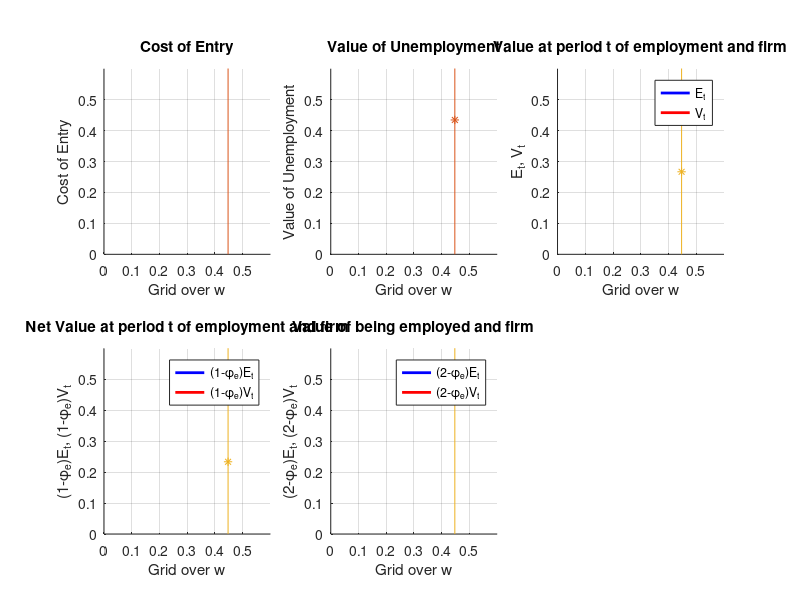

The MATLAB source for this figure:
% clear all
% close all

%Exogenous Parameters
alp            = 0.1;
delt           = 0.1;
b              = 0.02;
r              = 1;
which_COE      = 'L';
switch which_COE
      case{'H'}
            COE            = 0.25;
      case{'right'}
            COE            = 0.12371854952;
      case{'L'}
            COE            = 0.01;
end
phie           = r*alp*(COE + alp)^(-delt);
A              = (1/2*(1+phie)*(COE + alp)^delt - r*alp);
B              = b*(phie + (((1 - phie)*b*(COE + alp)^(-delt))/2) - 2);
Exp_output     = (1/2*(1-phie^2)*(COE + alp)^delt - r*alp*(1-phie));
Max_output     = (COE + alp)^delt - r*alp;
C              = (COE*((2-phie)*Exp_output + B + (2-phie)*phie*b))^(1/2)/(2-phie);

%Grid for w
w              = linspace(0,1,1000000);

%Functions
phi_dw         = phie + w*(COE + alp)^(-delt);
Vt_check       = 1/2*(1 - phi_dw.^2)*(COE + alp)^delt - (1 - phi_dw).*(r*alp + w);
Vt             = (1-phie)*A - ...
      (1/2*(1-phie) + A*(COE + alp)^(-delt)).*w + 1/2*(COE + alp)^(-delt).*w.^2;
if sum(abs(Vt_check - Vt)) > 10^(-9)
      error('Analytical solution for Vt is wrong.')
end
Et             = (1 - (Vt./Exp_output)).*Exp_output;
Et_check       = (1 - phie)*w - 1/2*(COE + alp)^(-delt)*w.^2; 
if sum(abs(Et - Et_check)) > 10^(-9)
      error('Analytical solution of Et is wrong.')
end
E              = (2 - phie)*Et + B;
CE_int         = (2 - phie)*Vt.^2./Exp_output;
U_int          = (2 - phie)*Et.^2./Exp_output;

%Locations
set_loc_int    = find(CE_int - COE < 0,1,'first');

%Analytical wage
w_check_int    = Max_output - (COE + alp)^(delt/2)*2^(0.5)*(COE/(2-phie)*Exp_output)^(0.25);
w_check_b      = Max_output - (COE + alp)^(delt/2)*2^(0.5)*C^(0.5);
if abs(w(set_loc_int) - w_check_int) > 10^(-5)
      warning('Analytical interior solution for wstar is wrong.')
end

%Checks

%P of theta
p_int          = U_int(set_loc_int)/((2-phie)*Et(set_loc_int));
if p_int > 1 || p_int < 0
      display('p(theta) is greater than 1.')
end

%q of theta
q_int          = 1 - p_int;
if q_int > 1 || p_int < 0
      display('p(theta) is greater than 1.')
end

%wstar
w_int          = w(set_loc_int);
if w_int - Max_output > 0
      display('wstar is greater than expected output.')
end

%Cost of Entry
CE_int_check   = (1-U_int(set_loc_int)/((2-phie)*Et(set_loc_int))).*(2-phie)*Vt(set_loc_int);
if abs(CE_int_check - COE) > 10^(-5)
      display('Firm does not reach the cost of entry.')
end

%Value of unemployment
U_int_check    = p_int*Et(set_loc_int)*(2-phie);
if abs(U_int_check - U_int(set_loc_int)) > 10^(-5)
      display('U is not consistent with the equilibrium wage.')
end

%Plots
figure(1)
newPosition = [1 41 1920 963];
newUnits = 'normalized';
set(gcf,'Position', newPosition,'Units', newUnits);
hL.Orientation = 'horizontal';
hL.FontSize = 16;

subplot(2,3,1)
hold on
plot(w,CE_int,'LineWidth',2,'Color','b')
line([w(set_loc_int) w(set_loc_int)],[0 .7])
plot(w,ones(1,length(w))*COE)
grid on
xlabel('Grid over w') % x-axis label
ylabel('Cost of Entry') % y-axis label
title('Cost of Entry')
axis([0 .6 0 .6])
hold off

subplot(2,3,2)
hold on
plot(w,U_int,'LineWidth',2,'Color','b')
line([w(set_loc_int) w(set_loc_int)],[0 .7])
plot(w(set_loc_int),U_int(set_loc_int),'*')
grid on
xlabel('Grid over w') % x-axis label
ylabel('Value of Unemployment') % y-axis label
title('Value of Unemployment')
axis([0 .6 0 .6])
hold off

subplot(2,3,3)
hold on
plot(w,Et,'LineWidth',2,'Color','b')
plot(w,Vt,'LineWidth',2,'Color','r')
line([w(set_loc_int) w(set_loc_int)],[0 .7])
plot(w(set_loc_int),Et(set_loc_int),'*')
legend('E_t','V_t')
grid on
xlabel('Grid over w') % x-axis label
ylabel('E_t, V_t') % y-axis label
title('Value at period t of employment and firm')
axis([0 .6 0 .6])
hold off

subplot(2,3,4)
hold on
plot(w,(1-phie)*Et,'LineWidth',2,'Color','b')
plot(w,(1-phie)*Vt,'LineWidth',2,'Color','r')
line([w(set_loc_int) w(set_loc_int)],[0 .7])
plot(w(set_loc_int),(1-phie)*Et(set_loc_int),'*')
legend('(1-\phi_e)E_t','(1-\phi_e)V_t')
grid on
xlabel('Grid over w') % x-axis label
ylabel('(1-\phi_e)E_t, (1-\phi_e)V_t') % y-axis label
title('Net Value at period t of employment and firm')
axis([0 .6 0 .6])
hold off

subplot(2,3,5)
hold on
plot(w,(2-phie)*Et,'LineWidth',2,'Color','b')
plot(w,(2-phie)*Vt,'LineWidth',2,'Color','r')
line([w(set_loc_int) w(set_loc_int)],[0 .7])
plot(w(set_loc_int),(2-phie)*Et(set_loc_int),'*')
legend('(2-\phi_e)E_t','(2-\phi_e)V_t')
grid on
xlabel('Grid over w') % x-axis label
ylabel('(2-\phi_e)E_t, (2-\phi_e)V_t') % y-axis label
title('Value of being employed and firm')
axis([0 .6 0 .6])
hold off

